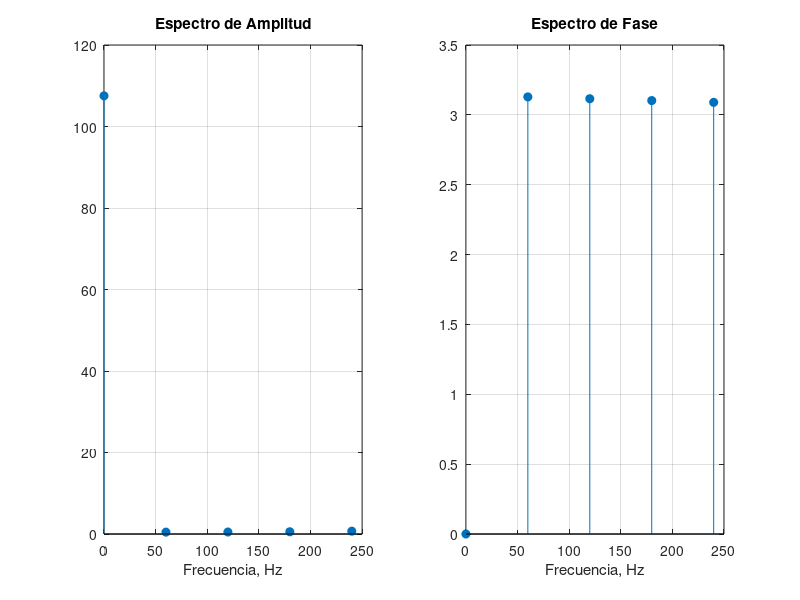

The MATLAB source for this figure:
%% LABORATORIO 3 - PUNTO 6c: RECTIFICADOR DE ONDA COMPLETA (num = 60)
% Incremento del número de armónicos a considerar (60 armónicos)

clear; clc; close all;

% Genera la forma de onda del rectificador de onda completa
f1 = 60;
inv = 1/f1; 
inc = 1/(80*f1); 
tnum = 3*inv;
t = 0:inc:tnum;
g1 = 120*sqrt(2)*sin(2*pi*f1*t);
g = abs(g1);
N = length(g);

% Obtiene los coeficientes de la Serie Exponencial de Fourier
num = 60;
c = zeros(1, num);
cint = zeros(1, N);

for i = 1:num
    for m = 1:N
        cint(m) = exp(-1j*2*pi*(i-1)*m/N)*g(m);
    end
    c(i) = sum(cint)/N;
end

cmag = abs(c);
cphase = angle(c);

% Imprime el valor de DC
disp('valor dc de g(t)'); 
cmag(1)

% Plotea el espectro de magnitud y fase
figure('Name', 'Punto 6c - Rectificador (num = 60 armónicos)');
f = (0:num-1)*60;
subplot(1, 2, 1); 
stem(f(1:5), cmag(1:5), 'filled');
title('Espectro de Amplitud');
xlabel('Frecuencia, Hz');
grid on;

subplot(1, 2, 2); 
stem(f(1:5), cphase(1:5), 'filled');
title('Espectro de Fase');
xlabel('Frecuencia, Hz');
grid on;

% Guardar imagen
imgDir = fullfile(fileparts(mfilename('fullpath')), '..', 'Informe', 'imagenes');
if ~exist(imgDir, 'dir'); mkdir(imgDir); end
saveas(gcf, fullfile(imgDir, 'punto6c_rectificador_60armonicos.png'));

disp('Punto 6c completado.');
